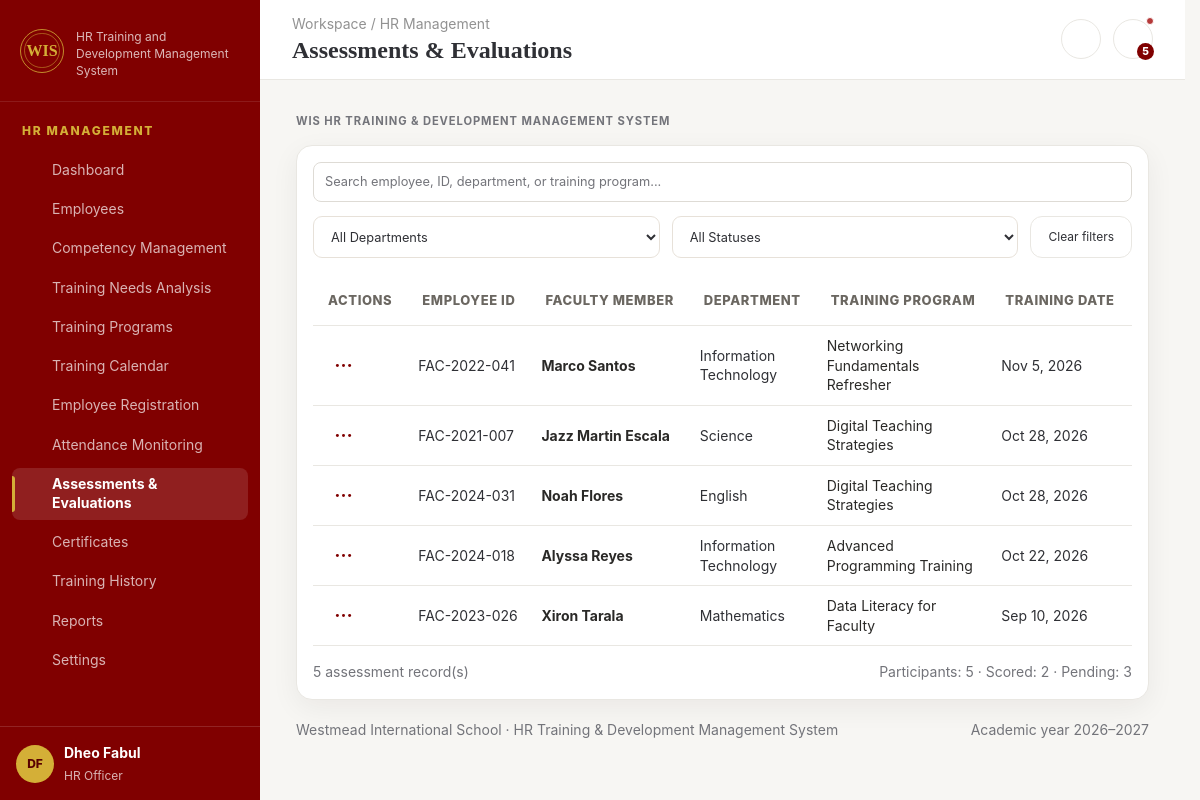
The page /admin/evaluations.php (signed in) on the database its author committed.
### tables this page shows
CREATE TABLE `registrations` (
  `id` int(10) UNSIGNED NOT NULL,
  `employee_id` int(10) UNSIGNED NOT NULL,
  `program_id` int(10) UNSIGNED NOT NULL,
  `status` enum('Registered','In Progress','Completed','Withdrawn') NOT NULL DEFAULT 'Registered',
  `registered_at` timestamp NOT NULL DEFAULT current_timestamp()
);

CREATE TABLE `employees` (
  `id` int(10) UNSIGNED NOT NULL,
  `employee_code` varchar(30) NOT NULL,
  `first_name` varchar(80) NOT NULL,
  `last_name` varchar(80) NOT NULL,
  `email` varchar(160) NOT NULL,
  `phone` varchar(35) DEFAULT NULL,
  `department` varchar(100) NOT NULL,
  `job_title` varchar(120) NOT NULL,
  `specialization` varchar(120) NOT NULL,
  `hire_date` date DEFAULT NULL,
  `employment_status` enum('Active','On Leave','Inactive') NOT NULL DEFAULT 'Active',
  `created_at` timestamp NOT NULL DEFAULT current_timestamp()
);

CREATE TABLE `training_programs` (
  `id` int(10) UNSIGNED NOT NULL,
  `title` varchar(180) NOT NULL,
  `category` varchar(120) NOT NULL,
  `specialization` varchar(120) NOT NULL,
  `description` text DEFAULT NULL,
  `trainer_user_id` int(10) UNSIGNED DEFAULT NULL,
  `start_date` date NOT NULL,
  `end_date` date DEFAULT NULL,
  `start_time` time DEFAULT NULL,
  `venue` varchar(160) DEFAULT NULL,
  `capacity` smallint(5) UNSIGNED NOT NULL DEFAULT 30,
  `status` enum('Draft','Upcoming','Ongoing','Completed','Cancelled') NOT NULL DEFAULT 'Upcoming',
  `created_by` int(10) UNSIGNED DEFAULT NULL,
  `created_at` timestamp NOT NULL DEFAULT current_timestamp()
);

### admin/evaluations.php (called while the page is built, shortened)
<?php
require_once __DIR__ . '/../includes/page_bootstrap.php';
require_once __DIR__ . '/../includes/renderers/assessments.php';
$content = render_assessments($pdo, $user);

### includes/page_bootstrap.php (called while the page is built, shortened)
<?php
require_once __DIR__ . '/functions.php';
require_once __DIR__ . '/render_helpers.php';
require_once __DIR__ . '/layout.php';
$user = current_user();

### includes/renderers/assessments.php (the view, shortened to what this page needs)
<?php
function render_assessments(PDO $pdo, array $user): string
{
    $role = strtolower(trim((string)($user['role'] ?? '')));
    $sql = 'SELECT '
        . 'r.id AS registration_id, '
        . 'r.status AS registration_status, '
        . 'e.employee_code, e.first_name, e.last_name, e.department, '
        . 'p.title, p.start_date, '
        . 'ev.score, ev.feedback '
        . 'FROM registrations r '
        . 'JOIN employees e ON e.id = r.employee_id '
        . 'JOIN training_programs p ON p.id = r.program_id '
        . 'LEFT JOIN evaluations ev ON ev.registration_id = r.id';
    $params = [];
    $sql .= ' ORDER BY p.start_date DESC, e.last_name, e.first_name';
    $stmt = $pdo->prepare($sql);
    $stmt->execute($params);
    $data = $stmt->fetchAll(PDO::FETCH_ASSOC);
    $isEmployee = $role === 'employee';
    $html = '<div class="assessment-page">';
    $html .= page_intro(
        $isEmployee ? '' : '',
        $isEmployee
            ? ''
            : ''
    );
    $scoredCount = count(array_filter(
        $data,
        static fn(array $r): bool => isset($r['score']) && $r['score'] !== ''
    ));
    $departments = [];
    foreach ($data as $item) {
        $department = trim((string)($item['department'] ?? ''));
        if ($department !== '') {
            $departments[$department] = $department;
        }
    }
    natcasesort($departments);
    $html .= '<section class="card assessment-table-card">'
        . '<div class="assessment-toolbar">'
        . '<label class="assessment-search-wrap">'
        . '<span class="sr-only">Search assessments</span>'
        . '<input type="search" class="assessment-search" '
        . 'placeholder="Search employee, ID, department, or training program..." '
        . 'aria-label="Search employee, ID, department, or training program" '
        . 'data-assessment-search></label>'
        . '<div class="assessment-filter-row">'
        . '<label><span class="sr-only">Filter by department</span>'
        . '<select data-assessment-department aria-label="Filter by department">'
        . '<option value="">All Departments</option>';
    foreach ($departments as $department) {
        $html .= '<option value="' . h($department) . '">' . h($department) . '</option>';
    }
    $html .= '</select></label>'
        . '<label><span class="sr-only">Filter by status</span>'
        . '<select data-assessment-status aria-label="Filter by status">'
        . '<option value="">All Statuses</option>'
        . '<option value="scored">Scored</option>'
        . '<option value="pending">Pending</option>'
        . '</select></label>'
        . '<button type="button" class="assessment-clear-filters" data-assessment-clear>Clear filters</button>'
        . '</div></div>'
        . '<div class="assessment-table-wrap">'
        . '<table class="assessment-table">'
        . '<thead><tr>'
        . '<th class="assessment-actions-heading">Actions</th>'
        . '<th>Employee ID</th>'
        . '<th>Faculty Member</th>'
        . '<th>Department</th>'
        . '<th>Training Program</th>'
        . '<th>Training Date</th>'
        . '<th>Status</th>'
        . '</tr></thead><tbody>';
    foreach ($data as $r) {
        $registrationId = (int)$r['registration_id'];
        $score = $r['score'] ?? null;
        $hasScore = $score !== null && $score !== '';
        $firstName = (string)($r['first_name'] ?? '');
        $lastName = (string)($r['last_name'] ?? '');
        $fullName = trim($firstName . ' ' . $lastName);
        $title = (string)($r['title'] ?? 'Untitled training');
        $employeeCode = (string)($r['employee_code'] ?? '—');
        $department = trim((string)($r['department'] ?? ''));
        $department = $department !== '' ? $department : '—';
        $feedback = (string)($r['feedback'] ?? '');
        $startDate = !empty($r['start_date'])
            ? date('M j, Y', strtotime((string)$r['start_date']))
            : '—';
        $detailsId = 'assessment-details-' . $registrationId;
        $scoreId = 'assessment-score-' . $registrationId;
        $feedbackId = 'assessment-feedback-' . $registrationId;
        $searchText = strtolower($employeeCode . ' ' . $fullName . ' ' . $department . ' ' . $title);
        $statusKey = $hasScore ? 'scored' : 'pending';
        $html .= '<tr class="assessment-data-row" '
            . 'data-assessment-row data-search-text="' . h($searchText) . '" '
            . 'data-department="' . h($department) . '" '
            . 'data-status="' . $statusKey . '">';
        $html .= '<td class="assessment-actions-cell">'
            . '<button type="button" class="assessment-row-action" '
            . 'aria-label="Toggle assessment details for ' . h($fullName) . '" '
            . 'aria-expanded="false" aria-controls="' . $detailsId . '" '
            . 'data-assessment-toggle="' . $detailsId . '">'
            . '<svg viewBox="0 0 24 24" aria-hidden="true">'
            . '<circle cx="5" cy="12" r="1.7" fill="currentColor"/>'
            . '<circle cx="12" cy="12" r="1.7" fill="currentColor"/>'
            . '<circle cx="19" cy="12" r="1.7" fill="currentColor"/>'
            . '</svg></button></td>';
        $html .= '<td>' . h($employeeCode) . '</td>';
        $html .= '<td><strong class="assessment-faculty-name">'
            . h($fullName !== '' ? $fullName : 'Unknown employee') . '</strong></td>';
        $html .= '<td>' . h($department) . '</td>';
        $html .= '<td><span class="assessment-program-title">'
            . h($title) . '</span></td>';
        $html .= '<td>' . h($startDate) . '</td>';
        $html .= '<td><span class="assessment-status '
            . ($hasScore ? 'is-scored' : 'is-pending') . '">'
            . ($hasScore ? 'Scored' : 'Pending') . '</span></td></tr>';
        $html .= '<tr class="assessment-details-row" id="' . $detailsId . '" hidden>'
            . '<td colspan="7"><div class="assessment-details-panel">'
            . '<div class="assessment-details-heading"><div><h3>Assessment details</h3>'
            . '<p>' . h($fullName) . ' · ' . h($title) . '</p></div>'
            . '<span class="assessment-details-current-status">'
            . ($hasScore ? 'Existing assessment' : 'Not yet assessed')
            . '</span></div>'
            . '<form method="post" class="assessment-inline-form">'
            . '<input type="hidden" name="csrf_token" value="' . h(csrf_token()) . '">'
            . '<input type="hidden" name="action" value="save_evaluation">'
            . '<input type="hidden" name="registration_id" value="' . $registrationId . '">'
            . '<div class="assessment-inline-fields">'
            . '<div class="assessment-form-field"><label for="' . $scoreId . '">Assessment score (0–100)</label>'
            . '<div class="assessment-score-input"><input id="' . $scoreId . '" type="number" name="score" '
            . 'min="0" max="100" step="0.5" value="' . h($hasScore ? (string)$score : '') . '" '
            . 'placeholder="Enter score" required><span>%</span></div></div>'
            . '<div class="assessment-form-field assessment-feedback-field">'
            . '<label for="' . $feedbackId . '">Feedback (optional)</label>'
            . '<textarea id="' . $feedbackId . '" name="feedback" rows="3" '
            . 'placeholder="Enter participant feedback...">' . h($feedback) . '</textarea></div></div>'
            . '<div class="assessment-details-footer">'
            . '<button type="button" class="btn assessment-cancel-button" data-assessment-toggle="' . $detailsId . '">Close details</button>'
            . '<button type="submit" class="btn assessment-save-button">' . icon('check', 14)
            . ($hasScore ? ' Update assessment' : ' Save assessment')
            . '</button></div></form></div></td></tr>';
    }
    $html .= '<tr class="assessment-no-results" data-assessment-no-results hidden>'
        . '<td colspan="7">No assessments match your search or filters.</td></tr>';
    $html .= '</tbody></table></div>'
        . '<div class="assessment-table-footer"><span data-assessment-count>'
        . count($data) . ' assessment record(s)</span>'
        . '<span class="assessment-summary-inline">Participants: ' . count($data)
        . ' · Scored: ' . $scoredCount
        . ' · Pending: ' . (count($data) - $scoredCount)
        . '</span></div></section></div>';
    $html .= <<<'HTML'
<script>
(function () {
    const root = document.querySelector('.assessment-page');
    if (!root || root.dataset.assessmentReady === '1') return;
    root.dataset.assessmentReady = '1';
    const search = root.querySelector('[data-assessment-search]');
    const department = root.querySelector('[data-assessment-department]');
    const status = root.querySelector('[data-assessment-status]');
    const clear = root.querySelector('[data-assessment-clear]');
    const rows = Array.from(root.querySelectorAll('[data-assessment-row]'));
    const noResults = root.querySelector('[data-assessment-no-results]');
    const count = root.querySelector('[data-assessment-count]');
    function filterRows() {
        const query = (search.value || '').trim().toLowerCase();
        const selectedDepartment = department.value;
        const selectedStatus = status.value;
        let visible = 0;
        rows.forEach(function (row) {
            const matches = (!query || (row.dataset.searchText || '').includes(query))
                && (!selectedDepartment || row.dataset.department === selectedDepartment)
                && (!selectedStatus || row.dataset.status === selectedStatus);
            row.hidden = !matches;
            const details = document.getElementById(row.querySelector('[data-assessment-toggle]').dataset.assessmentToggle);
            if (!matches && details) details.hidden = true;
            if (matches) visible++;
        });
        noResults.hidden = visible !== 0;
        count.textContent = visible + ' assessment record(s)';
    }
    [search, department, status].forEach(function (control) {
        control.addEventListener('input', filterRows);
        control.addEventListener('change', filterRows);
    });
    clear.addEventListener('click', function () {
        search.value = '';
        department.value = '';
        status.value = '';
        filterRows();
    });
})();
</script>
HTML;
    return $html;
}

### assets/style.css (style rules this page uses)
:root { --font-heading: Georgia, "Times New Roman", serif; --font-body: Inter, ui-sans-serif, system-ui, -apple-system, BlinkMacSystemFont, "Segoe UI", sans-serif; --text-xs: .75rem; --text-sm: .875rem; --text-base: 1rem; --text-lg: 1.125rem; --text-xl: 1.5rem; --text-2xl: 2rem; --text-metric: 1.5rem; --page: #f7f6f3; --surface: #ffffff; --card-border: #e7e1d9; --ink: #2f3035; --ink-strong: #2a2927; --muted: #73747a; --muted-soft: #6b6761; --maroon: #800000; --maroon-dark: #590000; --maroon-soft: #f8eded; --gold: #d4af37; --gold-soft: #fff8df; --cream: #fff9ed; --line: #e9e7e2; --green: #237a57; --green-soft: #eaf7f1; --red: #b53939; --red-soft: #fceded; --blue: #326ca8; --blue-soft: #edf4fb; --shadow: 0 8px 28px rgba(36, 24, 20, .06); font-family: var(--font-body); font-size: var(--text-base); color: var(--ink); background: var(--page); font-synthesis: none; }
*, *::before, *::after { box-sizing: border-box; }
html { min-height: 100%; overflow-y: scroll; scrollbar-gutter: stable; }
body { margin: 0; min-width: 320px; min-height: 100vh; font-family: var(--font-body); color: var(--ink); background: #f7f6f3; line-height: 1.45; }
button, input, select, textarea { font: inherit; }
button { cursor: pointer; }
svg { flex: none; }
input, select, textarea { max-width: 100%; }
input:not([type="checkbox"]):not([type="radio"]), select, textarea { width: 100%; min-height: 40px; padding: 9px 11px; border: 1px solid #dedbd5; border-radius: 8px; color: var(--ink); background: #fff; }
.card { min-width: 0; padding: 20px; border: 1px solid var(--line); border-radius: 14px; background: #fff; box-shadow: var(--shadow); }
table { width: 100%; max-width: 100%; border-collapse: collapse; }
th, td { padding: 12px 14px; border-bottom: 1px solid #efede9; text-align: left; vertical-align: middle; }
th { color: #77777a; background: #faf9f7; font-size: var(--text-xs); font-weight: 800; letter-spacing: .06em; text-transform: uppercase; }
td { font-size: var(--text-sm); }

### includes/layout.php (style rules this page uses)
html { overflow-y: scroll; scrollbar-gutter: stable; }

### rows shown on the page
registrations: employee.employee_code "FAC-2022-041", employee.last_name "Marco Santos", employee.department "Information Technology", program.title "Networking Fundamentals Refresher", program.start_date "Nov 5, 2026"
registrations: employee.employee_code "FAC-2021-007", employee.last_name "Jazz Martin Escala", employee.department "Science", program.title "Digital Teaching Strategies", program.start_date "Oct 28, 2026"
registrations: employee.employee_code "FAC-2024-031", employee.last_name "Noah Flores", employee.department "English", program.title "Digital Teaching Strategies", program.start_date "Oct 28, 2026"
registrations: employee.employee_code "FAC-2024-018", employee.last_name "Alyssa Reyes", employee.department "Information Technology", program.title "Advanced Programming Training", program.start_date "Oct 22, 2026"
registrations: employee.employee_code "FAC-2023-026", employee.last_name "Xiron Tarala", employee.department "Mathematics", program.title "Data Literacy for Faculty", program.start_date "Sep 10, 2026"

### other values the page prints
$roleText "HR MANAGEMENT"
$label "Dashboard"
$label "Employees"
$label "Competency Management"
$label "Training Needs Analysis"
$label "Training Programs"
$label "Training Calendar"
$label "Employee Registration"
$label "Attendance Monitoring"
$label "Assessments & Evaluations"
$label "Certificates"
$label "Training History"
$label "Reports"
$label "Settings"
$initial "DF"
